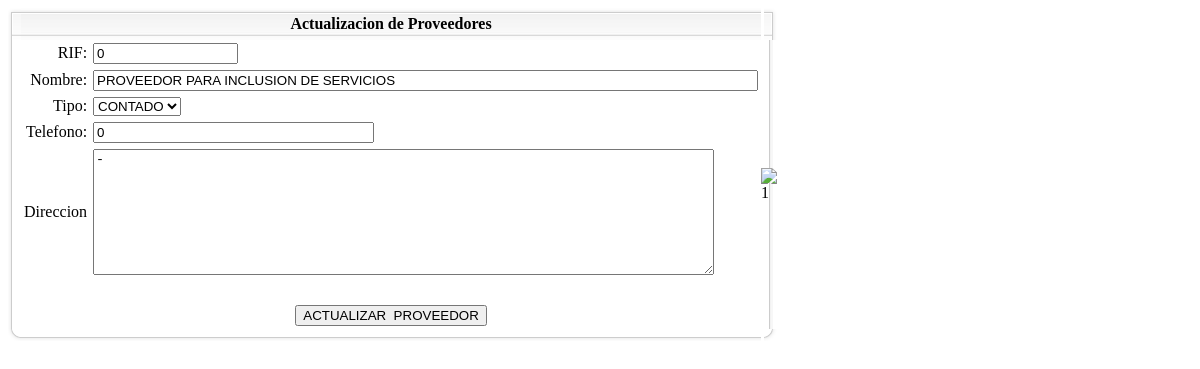
Screenshot of /modificar_proveedor.php?id=3 with the database file from the repository.
### tables this page shows
CREATE TABLE IF NOT EXISTS `proveedor` (
  `id_proveedor` int(11) NOT NULL AUTO_INCREMENT,
  `rif` varchar(12) NOT NULL,
  `nombre` varchar(100) DEFAULT NULL,
  `tipo` varchar(10) NOT NULL,
  `telefono` varchar(11) NOT NULL,
  `direccion` varchar(500) DEFAULT NULL,
  PRIMARY KEY (`id_proveedor`)
);

### modificar_proveedor.php (the view, shortened to what this page needs)
<?php require_once('Connections/conexion.php'); ?>
<?php
$editFormAction = $_SERVER['PHP_SELF'];
if (isset($_SERVER['QUERY_STRING'])) {
  $editFormAction .= "?" . htmlentities($_SERVER['QUERY_STRING']);
}
$query_proveedor = "SELECT * FROM proveedor where id_proveedor='$_GET[id]'";
$proveedor = mysql_query($query_proveedor, $conexion) or die(mysql_error());
$row_proveedor = mysql_fetch_assoc($proveedor);
?>
<!DOCTYPE html PUBLIC "-//W3C//DTD XHTML 1.0 Transitional//EN" "http://www.w3.org/TR/xhtml1/DTD/xhtml1-transitional.dtd">
<html xmlns="http://www.w3.org/1999/xhtml">
<head>
<link href="css.css" rel="stylesheet" type="text/css" />
</head>
<body>
<form action="<?php echo $editFormAction; ?>" onsubmit="return validar()" method="post" name="form1" id="form1">
  <table border="0" cellpadding="0" cellspacing="0" width="647">
    <tbody>
      <tr>
        <td align="left" height="1"><img src="imagenes/vc_esq_izq_sup.gif" alt="7" height="32" width="13" /></td>
        <td class="tituloDOSE_3" align="center" background="imagenes/v_back_sup.jpg" valign="center"><span class="negrita">Actualizacion de  Proveedores</span></td>
        <td align="right" height="1" width="12"><img src="imagenes/vc_esq_der_sup.gif" alt="6" height="32" width="13" /></td>
      </tr>
      <tr>
        <td background="imagenes/v_back_izq.gif" height="1" width="15"><img src="imagenes/v_back_izq.gif" alt="3" height="2" width="13" /></td>
        <td class="tituloDOSE_2"><table border="0" cellpadding="0" cellspacing="0">
          <tbody>
            <tr>
              <td align="center" width="140"><table cellpadding="3" cellspacing="0" width="600">
                <tbody>
                  <tr>
                    <td valign="baseline"align="right">RIF:</td>
                    <td valign="baseline"><input name="rif" type="text" id="rif" value="<?php echo $row_proveedor['rif']; ?>" size="15" maxlength="12" /></td>
                    <td align="right" valign="baseline" nowrap="nowrap">&nbsp;</td>
                    <td valign="baseline">&nbsp;</td>
                  </tr>
                  <tr>
                    <td align="right" valign="baseline" nowrap="nowrap">Nombre:</td>
                    <td colspan="3" valign="baseline"><input name="nombre" type="text" value="<?php echo $row_proveedor['nombre']; ?>" size="80" maxlength="100" /></td>
                  </tr>
                  <tr>
                    <td align="right" valign="baseline" nowrap="nowrap">Tipo:</td>
                    <td valign="baseline"><label for="tipo"></label>
                      <select name="tipo" id="tipo">
                        <option value="CONTADO" <?php if (!(strcmp("CONTADO", $row_proveedor['tipo']))) {echo "selected=\"selected\"";} ?>>CONTADO</option>
                      </select></td>
                    <td align="left">&nbsp;</td>
                    <td align="left">&nbsp;</td>
                  </tr>
                  <tr>
                    <td align="right" valign="baseline" nowrap="nowrap">Telefono:</td>
                    <td valign="baseline"><input name="telefono" type="text" id="telefono" value="<?php echo $row_proveedor['telefono']; ?>" size="32" maxlength="11" /></td>
                    <td align="left">&nbsp;</td>
                    <td align="left">&nbsp;</td>
                  </tr>
                  <tr>
                    <td class="tituloDOSE_2" align="left">Direccion</td>
                    <td colspan="3" valign="baseline"><label for="direccion"></label>
                      <textarea name="direccion" onkeydown="if(this.value.length &gt;= 500){ alert('Has superado el tamaño máximo permitido de este campo'); return false; }" id="direccion" cols="75" rows="8"><?php echo $row_proveedor['direccion']; ?></textarea></td>
                  </tr>
                  <tr>
                    <td class="tituloDOSE_2" align="left">&nbsp;</td>
                    <td class="tituloDOSE_2" align="left">&nbsp;</td>
                  </tr>
                  <tr>
                    <td colspan="4" align="center"><input type="submit" value="ACTUALIZAR  PROVEEDOR" /></td>
                  </tr>
                </tbody>
              </table></td>
            </tr>
          </tbody>
        </table></td>
        <td background="imagenes/v_back_der.gif" width="12"><img src="imagenes/cargar_productos.php" alt="1" height="2" width="13" /></td>
      </tr>
      <tr>
        <td align="left" height="1" width="15"><img src="imagenes/v_esq_izq_inf.gif" alt="5" height="12" width="13" /></td>
        <td background="imagenes/v_back_inf.gif" height="1" width="620"><img src="imagenes/v_back_inf.gif" alt="2" height="12" width="2" /></td>
        <td align="right" height="1" width="12"><img src="imagenes/v_esq_der_inf.gif" alt="4" height="12" width="13" /></td>
      </tr>
    </tbody>
  </table>
</form>
<p>&nbsp;</p>
</body>
</html>

### css.css (style rules this page uses)
.negrita { font-weight: bold; }

### rows the page displays
proveedor: rif "0", nombre "PROVEEDOR PARA INCLUSION DE SERVICIOS", tipo "CONTADO", telefono "0", direccion "-"
